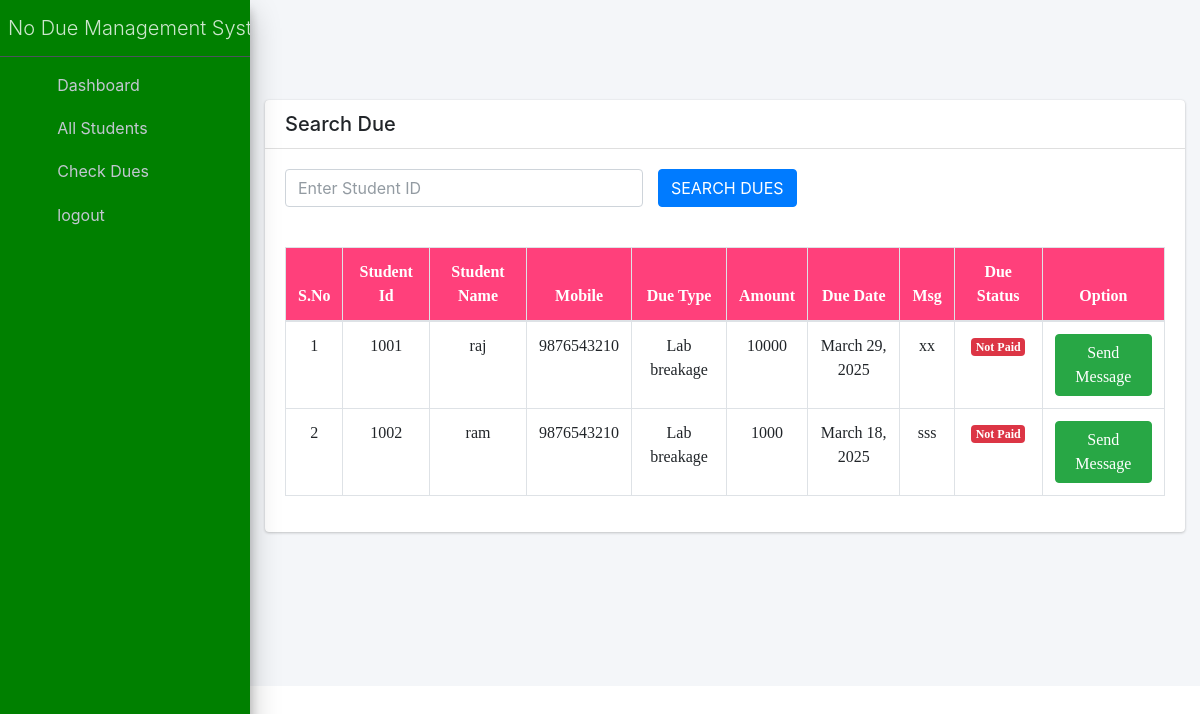
The app's page /all_stud/ (signed in) with its own data.
### app/models.py (models this page shows, shortened)
class Student_Due(models.Model):
	due_id = models.ForeignKey(Due_Type, on_delete=models.CASCADE)
	student_id = models.CharField('Student Id',max_length=100)
	student_name = models.ForeignKey(Student_Detail, on_delete=models.CASCADE)
	amount = models.CharField('Amount(Rs)',max_length=100)
	due_date = models.DateField()
	due_status = models.CharField('Due Status',max_length=200,choices=STS)
	msg = models.TextField('Message',max_length=2000)

class Student_Detail(models.Model):
	student_name = models.CharField('Student Name', max_length=255)
	student_id = models.CharField('Student Id', max_length=255,unique=True,null=True,blank=True)
	email_id = models.EmailField('Email Id', max_length=255)
	phone_number = models.CharField('Mobile Number', max_length=50,null=True,blank=True)
	dob =  models.DateField()
	gender = models.CharField('Gender',max_length=20)
	degree = models.CharField('Degree',max_length=200)
	dept = models.CharField('Department',max_length=200)
	address = models.TextField('Address',null=True,blank=True)
	country = models.CharField('Country', max_length=100,default='India')
	state = models.CharField('State', max_length=100,default='Tamil Nadu')
	city = models.CharField('City', max_length=100,null=True,blank=True)
	username = models.CharField('Username', max_length=100, unique=True)
	password = models.CharField('Password',max_length=30)
	image = models.FileField('Student Image',upload_to='documents/',null=True)
	face_data = models.BinaryField()
	def __str__(self):
		return self.student_name

class Due_Type(models.Model):
	due_name = models.CharField('Due Name', max_length=200)
	image = models.FileField(' Image',upload_to='documents/',null=True)
	def __str__(self):
		return self.due_name

### app/views.py (the view)
# urls.py: path('all_stud/', views.all_stud, name='all_stud'),
def all_stud(request):
	if request.session.has_key('staff_id'):
		detail = Student_Due.objects.all().order_by('-id')
		if request.method == 'POST':
			a = request.POST.get('search')
			row = Student_Due.objects.filter(student_id=a)
			return render(request,'all_stud.html',{'row':row})
		return render(request,'all_stud.html',{'detail':detail})
	else:
		return render(request,'staff_login.html',{})

### app/templates/all_stud.html (shortened to what this page needs)
{% include 'staff_header.html' %}
 <div class="container" style="margin:0 auto;">
 	<div class="col-xl-12 col-lg-12 col-md-12 col-sm-12 col-12" style="padding-top: 100px;">
    <div class="card" >
        <h5 class="card-header">Search Due</h5>
        <form method="post" style="margin:20px 20px">{% csrf_token %}
            <div class="row"><div class="col-md-5"><input type="text" name="search" class="form-control" placeholder="Enter Student ID"></div>
            <div class="col-md-5"><input type="submit" class="btn btn-primary" value="SEARCH DUES"></div></div>
        </form>
        <div class="card-body">
            <div class="table-responsive ">
                <table class="table table-bordered">
                    <thead style="background: #ff407b;color: #FFF">
                        <tr class="white">
	                        <th>S.No</th>
                            <th>Student Id</th>
							<th>Student Name</th>
                            <th>Mobile</th>
                            <th>Due Type</th>
                            <th>Amount</th>
                            <th>Due Date</th>
                            <th>Msg</th>
                            <th>Due Status</th>
                             <th>Option</th>
                        </tr>
                    </thead>
                    {% if request.POST.search %}
                    <tbody>
                        {% for i in row %}
                        <tr>
					        <td>{{forloop.counter}}</td>
							<td>{{i.student_id}}</td>
                            <td>{{i.student_name}}</td>
                            <td>{{i.student_name.phone_number}}</td>
                            <td>{{i.due_id}}</td>
                            <td>{{i.amount}}</td>
                            <td>{{i.due_date}}</td>
                            <td>{{i.msg}}</td>
                            <td>{% if i.due_status == 'Paid' %}
                                <span class="badge badge-success">Paid</span>
                            {% else %}
                            <span class="badge badge-danger">Not Paid</span>
                            {% endif %}
                            </td>
							<td>
                                {% if i.due_status == 'Paid' %}
                                <span class="badge badge-success">No Due Issue Hall Ticket</span>
                            {% else %}
                                 <a href="{% url 'send_msg' pk=i.student_id amt=i.amount %}?email={{i.student_name.email_id}}" class="btn btn-success">Send Message</a>
                            {% endif %}
                            </td>
                        </tr>
                        {% empty %}
                        <tr>
                            <td colspan="8" class="text-center bg-primary">No Students</td>
                        </tr>
                       {% endfor %}
                    </tbody>
                    {% else %}
                    <tbody>
                        {% for i in detail %}
                        <tr>
                            <td>{{forloop.counter}}</td>
                            <td>{{i.student_id}}</td>
                            <td>{{i.student_name}}</td>
                            <td>{{i.student_name.phone_number}}</td>
                            <td>{{i.due_id}}</td>
                            <td>{{i.amount}}</td>
                            <td>{{i.due_date}}</td>
                            <td>{{i.msg}}</td>
                            <td>{% if i.due_status == 'Paid' %}
                                <span class="badge badge-success">Paid</span>
                            {% else %}
                            <span class="badge badge-danger">Not Paid</span>
                            {% endif %}
                            </td>
                            <td>
                                {% if i.due_status == 'Paid' %}
                                <span class="badge badge-success">Paid</span>
                            {% else %}
                                <a href="{% url 'send_msg' pk=i.student_id amt=i.amount %}?email={{i.student_name.email_id}}" class="btn btn-success">Send Message</a>
                            {% endif %}
                            </td>
                        </tr>
                        {% empty %}
                        <tr>
                            <td colspan="8" class="text-center bg-primary">No Students</td>
                        </tr>
                       {% endfor %}
                    </tbody>
                    {% endif %}
                </table>
            </div>
        </div>
    </div>
</div>

### app/templates/staff_header.html (shortened to what this page needs)
{% load static %}
<!DOCTYPE html>
<html>
<head>
  <link rel="stylesheet" href="{% static 'plugins/fontawesome-free/css/all.min.css' %}">
  <link rel="stylesheet" href="{% static 'https://code.ionicframework.com/ionicons/2.0.1/css/ionicons.min.css' %}">
  <link rel="stylesheet" href="{% static 'plugins/tempusdominus-bootstrap-4/css/tempusdominus-bootstrap-4.min.css' %}">
  <link rel="stylesheet" href="{% static 'plugins/icheck-bootstrap/icheck-bootstrap.min.css' %}">
  <link rel="stylesheet" href="{% static 'plugins/jqvmap/jqvmap.min.css' %}">
  <link rel="stylesheet" href="{% static 'dist/css/adminlte.min.css' %}">
  <link rel="stylesheet" href="{% static 'plugins/overlayScrollbars/css/OverlayScrollbars.min.css' %}">
  <link rel="stylesheet" href="{% static 'plugins/daterangepicker/daterangepicker.css' %}">
  <link rel="stylesheet" href="{% static 'plugins/summernote/summernote-bs4.css' %}">
</head>
<body class="hold-transition sidebar-mini layout-fixed">
<div class="wrapper">
  <aside class="main-sidebar sidebar-dark-primary elevation-4">
    <a href="{% url 'staff_login' %}" class="brand-link">
      <span class="brand-text font-weight-light">No Due Management System</span>
    </a>
    <div class="sidebar">
      <nav class="mt-2">
        <ul class="nav nav-pills nav-sidebar flex-column" data-widget="treeview" role="menu" data-accordion="false">
			<li class="nav-item">
            <a href="{% url 'staff_dashboard' %}" class="nav-link">
              <i class="nav-icon fas fa-tachometer-alt"></i>
              <p>
               Dashboard
              </p>
            </a>
          </li>
          <li class="nav-item">
            <a href="{% url 'student_details' %}" class="nav-link">
              <i class="nav-icon fas fa-th"></i>
              <p>
               All Students
              </p>
            </a>
          </li>
          <li class="nav-item">
            <a href="{% url 'all_stud' %}" class="nav-link">
              <i class="nav-icon fas fa-copy"></i>
              <p>
               Check Dues
              </p>
            </a>
          </li>
           <li class="nav-item has-treeview">
            <a href="{% url 'staff_logout' %}" class="nav-link">
              <i class="nav-icon fas fa-inbox"></i>
              <p>
                 logout
              </p>
            </a>
           </li>
        </ul>
      </nav>
    </div>
  </aside>
  <div class="content-wrapper">

### app/templates/staff_header.html (style rules this page uses)
th,td { text-align: center; }
[class*=sidebar-dark-] { background-color: green !important; }

### app/templates/all_stud.html (style rules this page uses)
table { font-family: times new roman; border-collapse: collapse; width: 100%; }
td, th { border: 1px solid #dddddd; text-align: center; padding: 8px; }

### records on screen
Student_Due: student_id "1001", student_name "raj", student_name.phone_number "9876543210", due_id "Lab breakage", amount "10000", due_date "March 29, 2025", msg "xx", due_status "Not Paid"
Student_Due: student_id "1002", student_name "ram", student_name.phone_number "9876543210", due_id "Lab breakage", amount "1000", due_date "March 18, 2025", msg "sss", due_status "Not Paid"
